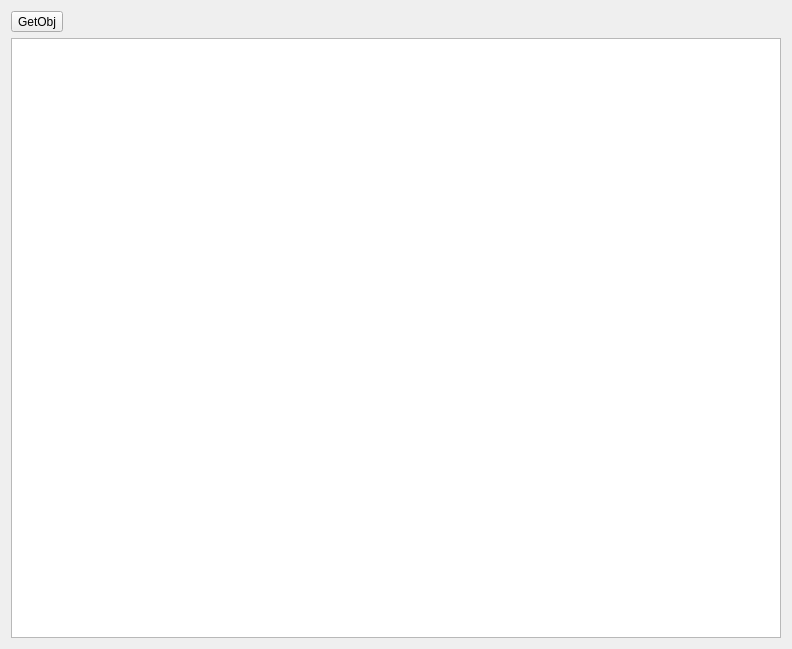
<?xml version="1.0" encoding="UTF-8"?>
<ui version="4.0">
 <class>Dialog</class>
 <widget class="QDialog" name="Dialog">
  <property name="geometry">
   <rect>
    <x>0</x>
    <y>0</y>
    <width>792</width>
    <height>649</height>
   </rect>
  </property>
  <property name="windowTitle">
   <string>Page Information</string>
  </property>
  <layout class="QVBoxLayout" name="verticalLayout">
   <item>
    <layout class="QGridLayout" name="gridLayout">
     <item row="0" column="0" alignment="Qt::AlignLeft">
      <widget class="QToolButton" name="toolButton_GetObj">
       <property name="text">
        <string>GetObj</string>
       </property>
      </widget>
     </item>
     <item row="0" column="1">
      <spacer name="horizontalSpacer">
       <property name="orientation">
        <enum>Qt::Horizontal</enum>
       </property>
       <property name="sizeHint" stdset="0">
        <size>
         <width>40</width>
         <height>20</height>
        </size>
       </property>
      </spacer>
     </item>
    </layout>
   </item>
   <item>
    <widget class="QTextBrowser" name="textBrowser"/>
   </item>
  </layout>
 </widget>
 <resources/>
 <connections/>
</ui>
